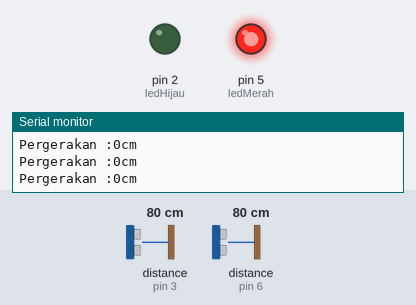
Bench run of a sketch on a simulated Arduino Uno, built with avr-gcc and run on an emulated ATmega328P. Parts: output pins drawn as LEDs (lit = HIGH), the last lines printed to the serial monitor. Wiring (inferred from the names in the program): 2 × ultrasonic range finder: trigger pin 4, echo pin 3 / trigger pin 7, echo pin 6. Inputs (shaded band) come from the test bench; at power-on: distance to the obstacle (sensors on pin 3, pin 6) 80 cm. The echo pulse lasts 58.3 µs per cm; pins used as bus, display or sensor lines are not drawn.

Above: at 1.2 s.
1.3 s: distance to the obstacle (sensor on pin 3) set to 60 cm
At 1.7 s:
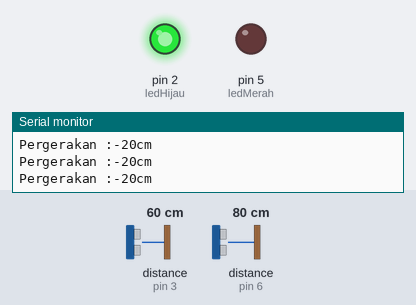
2.8 s: distance to the obstacle (sensor on pin 6) set to 60 cm
At 4.0 s:
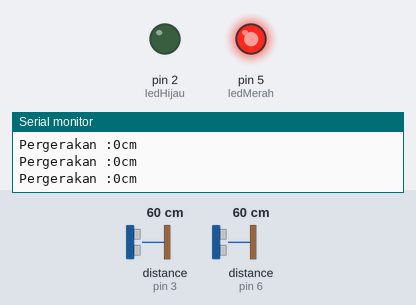
5.8 s: distance to the obstacle (sensor on pin 6) set to 2 cm
At 6.2 s:
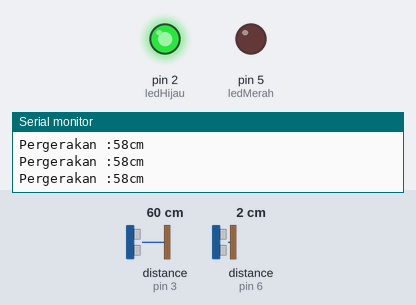
7.3 s: distance to the obstacle (sensor on pin 3) set to 2 cm
At 8.5 s:
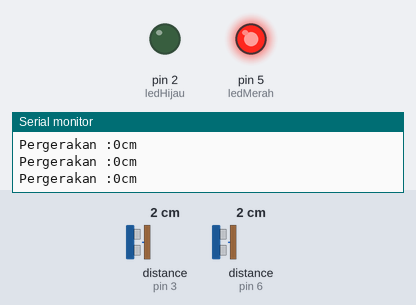
Timing chart, 0 to 9.8 s (numbered marks = the images above; inputs shaded):
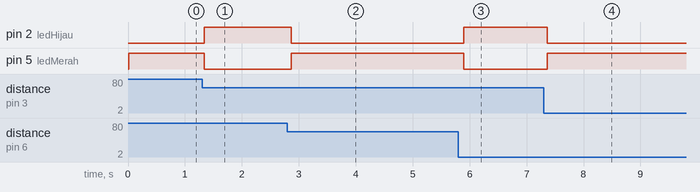

Measured:
- after the input at 1.3 s, pin 2 (ledHijau): LOW → HIGH at once; pin 5 (ledMerah): HIGH → LOW at once
- after the input at 2.8 s, pin 2 (ledHijau): HIGH → LOW after 0.07 s; pin 5 (ledMerah): LOW → HIGH after 0.07 s
- after the input at 5.8 s, pin 2 (ledHijau): LOW → HIGH after 0.10 s; pin 5 (ledMerah): HIGH → LOW after 0.10 s
- after the input at 7.3 s, pin 2 (ledHijau): HIGH → LOW after 0.07 s; pin 5 (ledMerah): LOW → HIGH after 0.07 s

The sketch:

sensor_gerak.ino
```cpp
#define ledHijau 2
#define ledMerah 5
#define trigPin 7
#define echoPin 6
#define echo_gerak 3
#define trig_gerak 4

void setup() {
  Serial.begin (9600);
  pinMode(trigPin, OUTPUT);
  pinMode(trig_gerak, OUTPUT);

  pinMode(echoPin, INPUT);
  pinMode(echo_gerak, INPUT);
  pinMode(ledMerah, OUTPUT);
  pinMode(ledHijau, OUTPUT);

}
void loop() {
  long duration_awal, distance_awal, duration_after, distance_after;
  digitalWrite(trigPin, LOW);
  delayMicroseconds(2);
  digitalWrite(trigPin, HIGH);
  delayMicroseconds(10);
  digitalWrite(trigPin, LOW);
  duration_awal = pulseIn(echoPin, HIGH);
  distance_awal = (duration_awal/2) / 29.1;

  digitalWrite(trig_gerak, LOW);
  delayMicroseconds(2);
  digitalWrite(trig_gerak, HIGH);
  delayMicroseconds(10);
  digitalWrite(trig_gerak, LOW);
  duration_after = pulseIn(echo_gerak, HIGH);
  distance_after = ((duration_after)/2) / 29.1;


  if (distance_awal == distance_after ) //ga gerak
{
      digitalWrite(ledHijau, LOW);

      digitalWrite(ledMerah, HIGH);
  }

  if (distance_awal > distance_after) //Jika kurang dari 20cm
{
      digitalWrite(ledHijau, HIGH); //Menyala
      digitalWrite(ledMerah, LOW); //Mati
  }

  if (distance_awal < distance_after) //Jika kurang dari 10cm
{
      digitalWrite(ledHijau, HIGH); //Menyala
      digitalWrite(ledMerah, LOW); //Mati
}

 Serial.print("Pergerakan :");
 Serial.print(distance_after - distance_awal );
 Serial.println("cm");

 delay(100);
}
```
